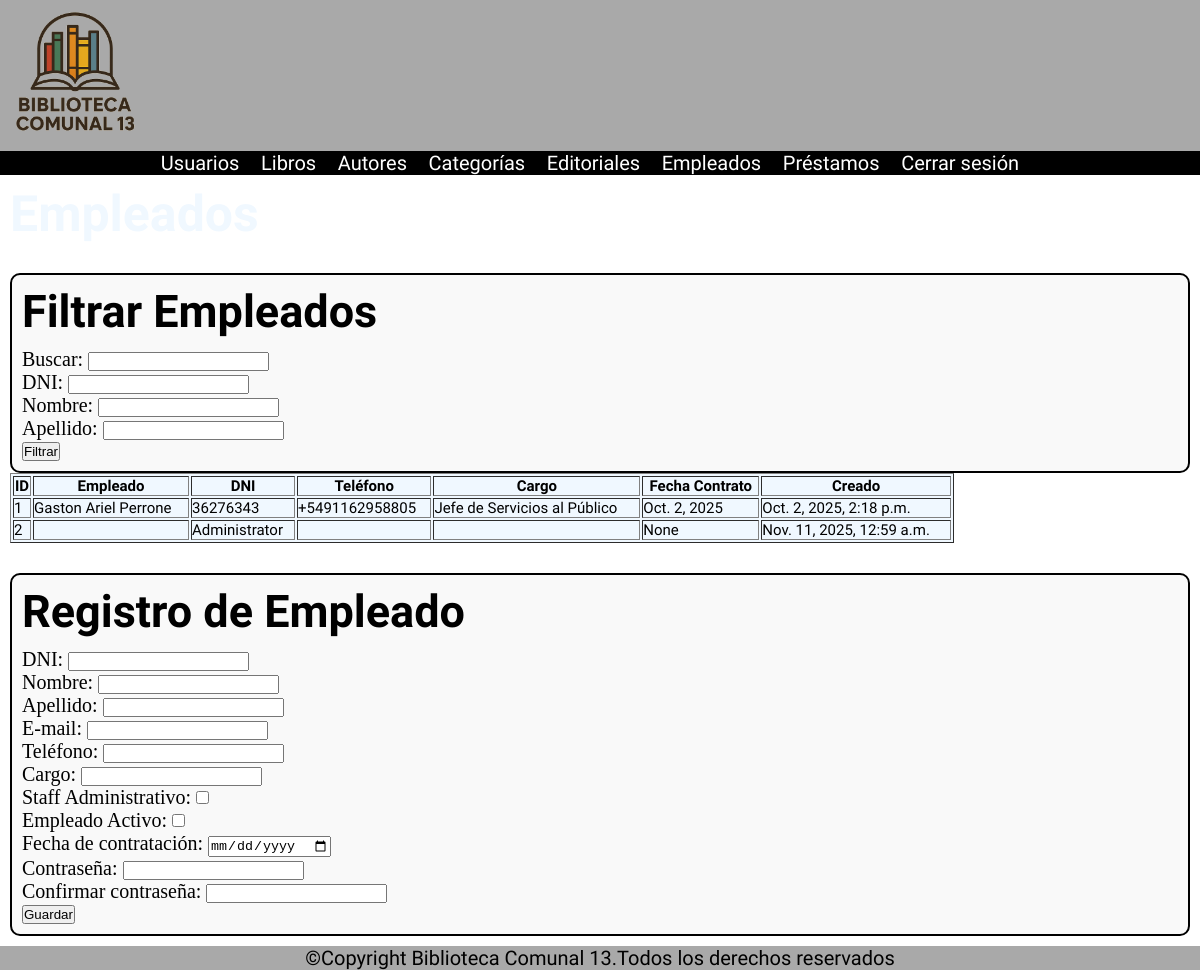
Screenshot of /empleados/lista/ with the database file from the repository.
### apps/empleados/models.py (models this page shows, shortened)
class Empleado(AbstractBaseUser, PermissionsMixin):
    dni = models.CharField('DNI', max_length=20, unique=True)
    nombre = models.CharField('Nombre', max_length=150, blank=True)
    apellido = models.CharField('Apellido', max_length=150, blank=True)
    email = models.EmailField('Email', blank=True)
    telefono = models.CharField('Teléfono', max_length=20, blank=True)
    cargo = models.CharField('Cargo', max_length=100, blank=True)
    fecha_contratacion = models.DateField('Fecha de contratación', blank=True, null=True)
    is_staff = models.BooleanField('Staff')
    is_active = models.BooleanField('Activo')
    date_joined = models.DateTimeField('Fecha de alta', default=timezone.now)
    objects = EmpleadoManager()
    USERNAME_FIELD = 'dni'
    REQUIRED_FIELDS = ['nombre', 'apellido']
    class Meta:
        verbose_name = 'Empleado'
        verbose_name_plural = 'Empleados'

### apps/empleados/views.py (the view, shortened to what this page needs)
# urls.py: path('lista/', lista_empleados, name='lista_empleados'),
def lista_empleados(request):
    filtro_form = FiltroEmpleadoForm(request.GET or None)
    empleados = Empleado.objects.all()
    if request.method == 'POST':
        form = RegistrationForm(request.POST)
        if form.is_valid():
            data = form.cleaned_data
            try:
                cast(EmpleadoManager, Empleado.objects).create_user(
                    dni=data['dni'],
                    password=data['password'],
                    nombre=data.get('nombre', ''),
                    apellido=data.get('apellido', ''),
                    email=data.get('email', ''),
                    telefono=data.get('telefono', ''),
                    cargo=data.get('cargo', ''),
                    is_staff=data.get('is_staff', False),
                    is_active=data.get('is_active', True),
                    fecha_contratacion=data.get('fecha_contratacion', None)
                )
            except Exception as e:
                return render(
                    request,
                    "empleados.html",
                    {"form": form, "error": f"Error al crear el usuario: {e}"}
                )
            return redirect('lista_empleados')
    else:
        form = RegistrationForm()
    return render(
        request,
        'empleados.html',
        {'form': form, 'empleados': empleados, 'filtro_form': filtro_form}
    )

### apps/empleados/forms.py (shortened to what this page needs)
class RegistrationForm(forms.Form):
    dni = forms.CharField(max_length=20, label="DNI")
    nombre = forms.CharField(max_length=150, required=False, label="Nombre")
    apellido = forms.CharField(max_length=150, label="Apellido")
    email = forms.EmailField(required=False, label="E-mail")
    telefono = forms.CharField(max_length=20, required=False, label="Teléfono")
    cargo = forms.CharField(max_length=100, label="Cargo")
    is_staff = forms.BooleanField(required=False, initial=False, label="Staff Administrativo")
    is_active = forms.BooleanField(required=False, initial=False, label="Empleado Activo")
    fecha_contratacion = forms.DateField(required=False, widget=forms.DateInput(attrs={'type': 'date'}), label="Fecha de contratación")
    password = forms.CharField(widget=forms.PasswordInput, label="Contraseña")
    confirm_password = forms.CharField(widget=forms.PasswordInput, label="Confirmar contraseña")

class FiltroEmpleadoForm(forms.Form):
    q = forms.CharField(label='Buscar', required=False)
    dni = forms.CharField(label='DNI', required=False)
    nombre = forms.CharField(label='Nombre', required=False)
    apellido = forms.CharField(label='Apellido', required=False)

### templates/empleados.html (shortened to what this page needs)
{% load static %}
<!DOCTYPE html>
<html lang="en">
<head>
    <link rel="stylesheet" href="{% static 'css/styles.css' %}">
</head>
<body>
  <header>
    <img src="{% static './multimedia/logo_BC13.png' %}" width="150">
  </header>
  <nav class="nav__flex font__white">
    <ul class="bona-nova-sc-regular">
      <li><a href="{% url 'lista_usuarios' %}">Usuarios</a></li>
      <li><a href="{% url 'lista_libros' %}">Libros</a></li>
      <li><a href="{% url 'lista_autores' %}">Autores</a></li>
      <li><a href="{% url 'lista_categorias' %}">Categorías</a></li>
      <li><a href="{% url 'lista_editoriales' %}">Editoriales</a></li>
      <li><a href="{% url 'lista_empleados' %}">Empleados</a></li>
      <li><a href="{% url 'lista_prestamos' %}">Préstamos</a></li>
      <li><a href="{% url 'index' %}">Cerrar sesión</a></li>
    </ul>
  </nav>
  <main>
    <h1 class="bona-nova-sc-bold font__white">Empleados</h1>
    <div class="register__alldata">
      <h2 class="bona-nova-sc-bold">Filtrar Empleados</h2>
      <form method="get">
          {{ filtro_form.as_p }}
          <button type="submit">Filtrar</button>
      </form>
    </div>
    <table border="1" class="bona-nova-sc-regular">
  <thead>
    <tr>
      <th><strong>ID</strong></th>
      <th><strong>Empleado</strong></th>
      <th><strong>DNI</strong></th>
      <th><strong>Teléfono</strong></th>
      <th><strong>Cargo</strong></th>
      <th><strong>Fecha Contrato</strong></th>
      <th><strong>Creado</strong></th>
    </tr>
  </thead>
  <tbody>
    {%for empleado in empleados%}
    <tr>
      <td>{{empleado.id}}</td>
      <td>{{empleado.nombre}} {{empleado.apellido}}</td>
      <td>{{empleado.dni}}</td>
      <td>{{empleado.telefono}}</td>
      <td>{{empleado.cargo}}</td>
      <td>{{empleado.fecha_contratacion}}</td>
      <td>{{empleado.date_joined}}</td>
    </tr>
    {% endfor %}
  </tbody>
</table>
<div class="register__alldata">
  <h2 class="bona-nova-sc-bold">Registro de Empleado</h2>
  <form method="post">
      {{ form.as_p }}
      <button type="submit">Guardar</button>
  </form>
</div>
  </main>
  <footer>
    <p class="bona-nova-sc-regular align__center">©Copyright Biblioteca Comunal 13.Todos los derechos reservados</p>
  </footer>
</body>
</html>

### static/css/styles.css (style rules this page uses)
* { margin: 0px; padding: 0px; }
html, body { width: 100%; height: 100%; margin: 0; font-size: 62.5%; background-image: url("../multimedia/background.jpg"); background-size: cover; }
main { flex: 1; padding: 1rem; }
header,footer { background-color: darkgrey; }
nav { background-color: black; height: auto; }
.align__center { text-align: center; }
p { font-size: 2rem; }
h1 { font-size: 5rem; }
h2 { font-size: 4.5rem; }
form { margin-top: 1rem; font-size: 1.8rem; }
table { background-color: aliceblue; width: 80%; }
td, th { font-size: 1.5rem; }
.font__white { color: aliceblue; }
.nav__flex { display: flex; justify-content: space-around; align-items: center; }
a { text-decoration: none; color: white; font-size: 2rem; }
ul > li { list-style: none; display: inline; margin-right: 20px; }
.register__alldata { margin-top: 3rem; padding: 1rem; border: 2px solid black; border-radius: 1rem; background-color: #f9f9f9; width: auto; }
.bona-nova-sc-regular { font-family: "Bona Nova SC", serif; font-weight: 400; font-style: normal; }
.bona-nova-sc-bold { font-family: "Bona Nova SC", serif; font-weight: 700; font-style: normal; }
@media (min-width: 1024px) and (max-width: 1279px) { .nav__flex { flex-direction: row; justify-content: space-around; } }
@media (min-width: 1024px) and (max-width: 1279px) { a { font-size: 2rem; } }
@media (min-width: 1024px) and (max-width: 1279px) { table { width: 80%; } }
@media (min-width: 1024px) and (max-width: 1279px) { header img { width: 150px; } }

### rows the page displays
Empleado: id "1", nombre "Gaston Ariel", apellido "Perrone", dni "36276343", telefono "+5491162958805", cargo "Jefe de Servicios al Público", fecha_contratacion "Oct. 2, 2025", date_joined "Oct. 2, 2025, 2:18 p.m."
Empleado: id "2", dni "Administrator", fecha_contratacion "None", date_joined "Nov. 11, 2025, 12:59 a.m."
